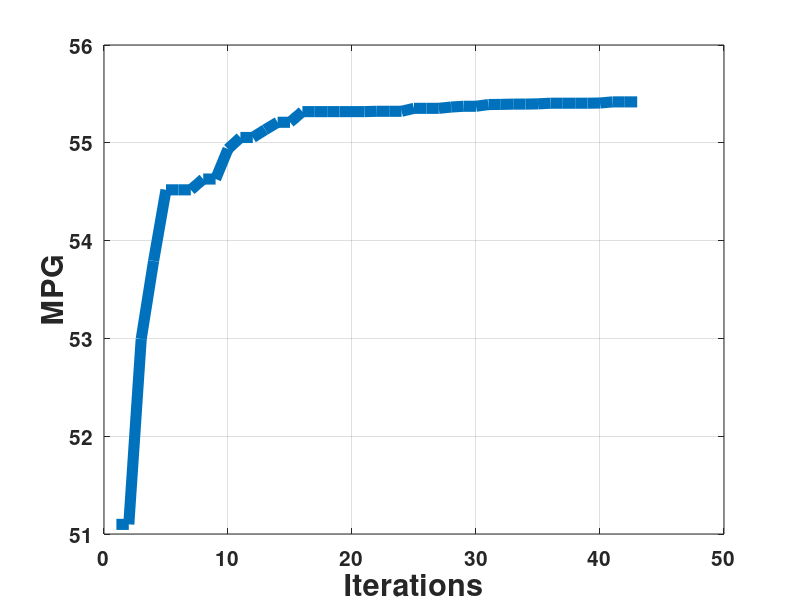

Here is the MATLAB script that generated this plot:
clear
close all
clc
load UDDS_no_emiss_513

Results_Improvement = zeros(1,3);
Results_Pars = zeros(1,3);

figure(1);
mpg = DP_optimization.GLOBAL.f_min_hist.c(:,3);
iter = DP_optimization.GLOBAL.f_min_hist.iter;
plot(iter,mpg,'linewidth',8)
xlabel('Iterations')
ylabel('MPG'),grid
%title('No Shift UDDS')
set(gca,'FontSize',15,'fontWeight','bold')
set(findall(gcf,'type','text'),'FontSize',22,'fontWeight','bold')



% Calculate the Improvement
fprintf('\nMPG\n')
First = mpg(1)
Final = mpg(length(mpg))
Percent_improvement = (mpg(length(mpg))-mpg(1))/mpg(length(mpg))*100
Results_Improvement(1,:) = [First, Final, Percent_improvement];


% Pull out Parameters
trq_eng = DP_optimization.GLOBAL.f_min_hist.x(:,3);
trq_mot = DP_optimization.GLOBAL.f_min_hist.x(:,4);
fd_ratio = DP_optimization.GLOBAL.f_min_hist.x(:,1);
G_ratio = DP_optimization.GLOBAL.f_min_hist.x(:,2);


x_L=[0.5*trq_eng,0.5*trq_mot,0.5*fd_ratio,0.5*G_ratio];
x_U=[1.5*trq_eng,1.5*trq_mot,1.5*fd_ratio,1.5*G_ratio];

Results_Pars(1,:) = [x_L(1), x_L(1), trq_eng(end)];
Results_Pars(2,:) = [x_L(2), x_L(2), trq_mot(end)];
Results_Pars(3,:) = [x_L(3), x_L(3), fd_ratio(end)];
Results_Pars(4,:) = [x_L(4), x_L(4), G_ratio(end)];


% % Add in Grade Test, Accel Test Results, delta soc, and delta trace
% time0_60 = DP_optimization.GLOBAL.f_min_hist.c(:,8);
% time40_60 = DP_optimization.GLOBAL.f_min_hist.c(:,9);
% time0_85 = DP_optimization.GLOBAL.f_min_hist.c(:,10);
% grade = DP_optimization.GLOBAL.f_min_hist.c(:,11);
% delta_soc = DP_optimization.GLOBAL.f_min_hist.c(:,1);
% delta_trace = DP_optimization.GLOBAL.f_min_hist.c(:,2);
% 
% Results_Improvement(6,:) = [time0_60(1), time0_60(end), (time0_60(end)-time0_60(1))/time0_60(end)*100];
% Results_Improvement(7,:) = [time40_60(1), time40_60(end), (time40_60(end)-time40_60(1))/time40_60(end)*100];
% Results_Improvement(8,:) = [time0_85(1), time0_85(end), (time0_85(end)-time0_85(1))/time0_85(end)*100];
% Results_Improvement(8,:) = [grade(1), grade(end), (grade(end)-grade(1))/grade(end)*100];
% Results_Improvement(8,:) = [delta_soc(1), delta_soc(end), (delta_soc(end)-delta_soc(1))/delta_soc(end)*100];
% Results_Improvement(8,:) = [delta_trace(1), delta_trace(end), (delta_trace(end)-delta_trace(1))/delta_trace(end)*100];

% Calcualte the Size of the Prime Movers
fprintf('\nPrime Mover Sizes\n')

fprintf('\nICE')
First = 67*trq_eng(1)
Final = 67*trq_eng(length(trq_eng))
Increase = (Final-First)/Final*100
Results_Improvement(9,:) = [First, Final, Increase];

fprintf('\nMotor')
First = 49*trq_mot(1)
Final = 49*trq_mot(length(trq_mot))
Increase = (Final-First)/Final*100
Results_Improvement(10,:) = [First, Final, Increase];



% % Calculate the Mass of the Components
% 
% % Engine
% First = (4.1384*trq_eng(1)*67000/1000+14.5);
% Final = (4.1384*trq_eng(end)*67000/1000+14.5);
% Increase = (Final-First)/Final*100;
% Results_Improvement(12,:) = [First, Final, Increase];
% % Motor
% First = (0.8635*trq_mot(1)*49000/1000+28.5);
% Final = (0.8635*trq_mot(end)*49000/1000+28.5);
% Increase = (Final-First)/Final*100;
% Results_Improvement(13,:) = [First, Final, Increase];
% % Battery
% First = ((44*.4536)/20)*cap_scale(1)*modules(1);
% Final = ((44*.4536)/20)*cap_scale(end)*modules(end);
% Increase = (Final-First)/Final*100;
% Results_Improvement(14,:) = [First, Final, Increase];
